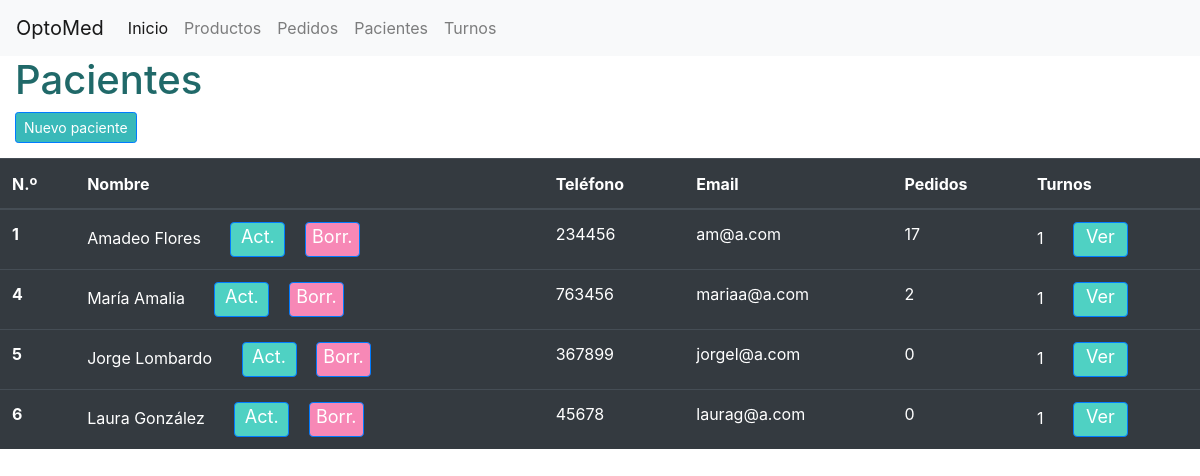
The app's page /pacientes/ with its own data.
### pacientes/models.py (models this page shows, shortened)
class Paciente(models.Model):
  nombre = models.CharField(max_length=200, null=True)
  teléfono = models.CharField(max_length=200, null=True)
  email = models.CharField(max_length=200, null=True)
  fecha_creación = models.DateTimeField(auto_now_add=True, null=True)
  historial = models.CharField(max_length=1500, null=True)

### pacientes/views.py (the view)
# urls.py: path("", views.index, name="index"),
def index(request):
  return render(request, "pacientes/index.html", context)

### pacientes/templates/pacientes/index.html (shortened to what this page needs)
{% extends "pacientes/layout.html" %}
{% block body %}
  <h1> Pacientes </h1>
  <a class="btn btn-primary btn-sm" style="background-color: #39b9b9; margin-left: 15px; margin-bottom: 15px;" href="{% url 'pacientes:nuevo_paciente' %}">Nuevo paciente</a>
<table class="table table-hover table-dark">
  <thead>
    <tr>
      <th scope="col">N.º</th>
      <th scope="col">Nombre</th>
      <th scope="col">Teléfono</th>
      <th scope="col">Email</th>
      <th scope="col">Pedidos</th>
      <th scope="col">Turnos</th>
    </tr>
  </thead>
  <tbody>
        {% for paciente in pacientes %}
          <tr>
          <th scope="row">{{ paciente.id}}</th>
					<td>{{ paciente.nombre }}
<a href="{% url 'pacientes:actualizar_paciente' paciente.pk %}" class="btn btn-primary" style="background-color: #4fd1c3; height: 35px; width: 55px; font-size: 18px; text-align: center; padding: 0; margin-left: 25px;">Act.</a>
<a href="{% url 'pacientes:borrar_paciente' paciente.pk %}" class="btn btn-primary" style="background-color: #f788b6; height: 35px; width: 55px; font-size: 18px; text-align: center; padding: 0; margin-left: 15px;">Borr.</a>
</td>
          <td>{{ paciente.teléfono }}</td>
          <td>{{ paciente.email }}</td>
          <td>
              {% with total=paciente.pedido_set.all.count %}
                {{ total }}
              {% endwith %}
          </td>
					<td>{% with total=paciente.turno_set.all.count %}
                {{ total }}
              {% endwith %}
        <a href="{% url 'turnos:turnos' %}" class="btn btn-primary" style="background-color: #4fd1c3; height: 35px; width: 55px; font-size: 18px; text-align: center; padding: 0; margin-left: 25px;">Ver</a>
          </tr>
        {% endfor %}
  </tbody>
</table>
	<br>
{% endblock %}

### pacientes/static/pacientes/styles.css (style rules this page uses)
body { margin: 0; padding: 0; }
h1 { color: rgb(32, 105, 105); margin: 25px 15px; }
tr { height: 50px; }
.btn-primary { background-color: rgb(32, 105, 105); }

### records on screen
Paciente: id "1", nombre "Amadeo Flores", teléfono "234456", email "am@a.com", pedido_set.all.count "17", turno_set.all.count "1"
Paciente: id "4", nombre "María Amalia", teléfono "763456", email "mariaa@a.com", pedido_set.all.count "2", turno_set.all.count "1"
Paciente: id "5", nombre "Jorge Lombardo", teléfono "367899", email "jorgel@a.com", pedido_set.all.count "0", turno_set.all.count "1"
Paciente: id "6", nombre "Laura González", teléfono "45678", email "laurag@a.com", pedido_set.all.count "0", turno_set.all.count "1"
